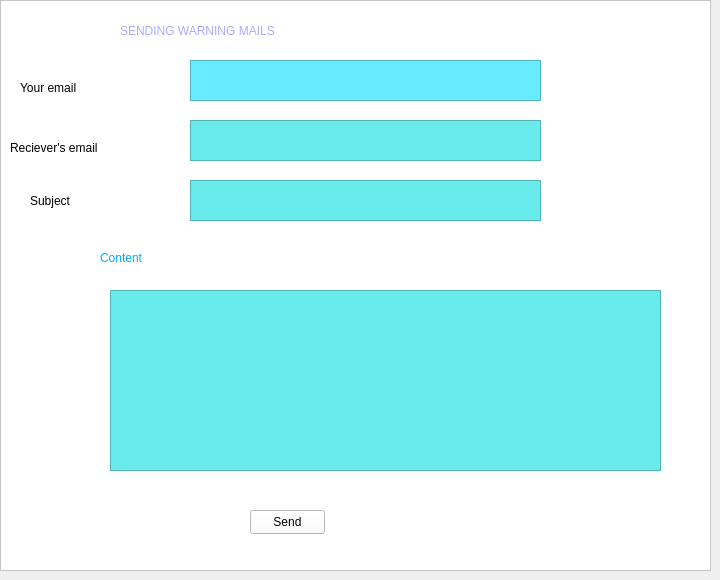
    <widget class="QWidget" name="About">
     <widget class="QFrame" name="frame_7">
      <property name="geometry">
       <rect>
        <x>0</x>
        <y>0</y>
        <width>711</width>
        <height>571</height>
       </rect>
      </property>
      <property name="styleSheet">
       <string notr="true">background-color: rgb(255, 255, 255);</string>
      </property>
      <property name="frameShape">
       <enum>QFrame::StyledPanel</enum>
      </property>
      <property name="frameShadow">
       <enum>QFrame::Raised</enum>
      </property>
      <widget class="QLabel" name="label_4">
       <property name="geometry">
        <rect>
         <x>120</x>
         <y>20</y>
         <width>381</width>
         <height>21</height>
        </rect>
       </property>
       <property name="styleSheet">
        <string notr="true">font: 700 20pt &quot;Tahoma&quot;;
color: rgb(170, 170, 255);</string>
       </property>
       <property name="text">
        <string>SENDING WARNING MAILS</string>
       </property>
      </widget>
      <widget class="QLabel" name="label_5">
       <property name="geometry">
        <rect>
         <x>20</x>
         <y>80</y>
         <width>91</width>
         <height>16</height>
        </rect>
       </property>
       <property name="styleSheet">
        <string notr="true">font: 700 12pt &quot;Segoe UI&quot;;</string>
       </property>
       <property name="text">
        <string>Your email</string>
       </property>
      </widget>
      <widget class="QLabel" name="label_7">
       <property name="geometry">
        <rect>
         <x>10</x>
         <y>140</y>
         <width>131</width>
         <height>16</height>
        </rect>
       </property>
       <property name="styleSheet">
        <string notr="true">font: 700 12pt &quot;Segoe UI&quot;;</string>
       </property>
       <property name="text">
        <string>Reciever's email</string>
       </property>
      </widget>
      <widget class="QLabel" name="label_8">
       <property name="geometry">
        <rect>
         <x>30</x>
         <y>190</y>
         <width>71</width>
         <height>21</height>
        </rect>
       </property>
       <property name="styleSheet">
        <string notr="true">font: 700 12pt &quot;Segoe UI&quot;;</string>
       </property>
       <property name="text">
        <string>Subject</string>
       </property>
      </widget>
      <widget class="QLabel" name="label_9">
       <property name="geometry">
        <rect>
         <x>100</x>
         <y>250</y>
         <width>71</width>
         <height>16</height>
        </rect>
       </property>
       <property name="styleSheet">
        <string notr="true">font: 700 12pt &quot;Segoe UI&quot;;
color: rgb(0, 170, 255);</string>
       </property>
       <property name="text">
        <string>Content</string>
       </property>
      </widget>
      <widget class="QTextEdit" name="textEdit">
       <property name="geometry">
        <rect>
         <x>190</x>
         <y>60</y>
         <width>351</width>
         <height>41</height>
        </rect>
       </property>
       <property name="styleSheet">
        <string notr="true">background-color: rgb(105, 235, 255);</string>
       </property>
      </widget>
      <widget class="QTextEdit" name="textEdit_2">
       <property name="geometry">
        <rect>
         <x>190</x>
         <y>180</y>
         <width>351</width>
         <height>41</height>
        </rect>
       </property>
       <property name="styleSheet">
        <string notr="true">background-color: rgb(105, 235, 235);</string>
       </property>
      </widget>
      <widget class="QTextEdit" name="textEdit_3">
       <property name="geometry">
        <rect>
         <x>190</x>
         <y>120</y>
         <width>351</width>
         <height>41</height>
        </rect>
       </property>
       <property name="styleSheet">
        <string notr="true">background-color: rgb(105, 235, 235);</string>
       </property>
      </widget>
      <widget class="QTextEdit" name="textEdit_5">
       <property name="geometry">
        <rect>
         <x>110</x>
         <y>290</y>
         <width>551</width>
         <height>181</height>
        </rect>
       </property>
       <property name="styleSheet">
        <string notr="true">background-color: rgb(105, 235, 235);</string>
       </property>
      </widget>
      <widget class="QPushButton" name="pushButton_2">
       <property name="geometry">
        <rect>
         <x>250</x>
         <y>510</y>
         <width>75</width>
         <height>24</height>
        </rect>
       </property>
       <property name="styleSheet">
        <string notr="true">font: 700 12pt &quot;Segoe UI&quot;;</string>
       </property>
       <property name="text">
        <string>Send</string>
       </property>
      </widget>
     </widget>
    </widget>
